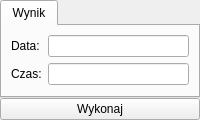
       <widget class="QWidget" name="getClockPage">
        <layout class="QGridLayout" name="gridLayout_60">
         <property name="margin">
          <number>0</number>
         </property>
         <property name="spacing">
          <number>0</number>
         </property>
         <item row="0" column="0">
          <widget class="QTabWidget" name="tabWidget_21">
           <property name="currentIndex">
            <number>0</number>
           </property>
           <widget class="QWidget" name="tab_42">
            <attribute name="title">
             <string>Wynik</string>
            </attribute>
            <layout class="QFormLayout" name="formLayout_65">
             <item row="0" column="0">
              <widget class="QLabel" name="label_397">
               <property name="text">
                <string>Data:</string>
               </property>
              </widget>
             </item>
             <item row="1" column="0">
              <widget class="QLabel" name="label_398">
               <property name="text">
                <string>Czas:</string>
               </property>
              </widget>
             </item>
             <item row="0" column="1">
              <widget class="QLineEdit" name="getClockDate">
               <property name="readOnly">
                <bool>true</bool>
               </property>
              </widget>
             </item>
             <item row="1" column="1">
              <widget class="QLineEdit" name="getClockTime">
               <property name="readOnly">
                <bool>true</bool>
               </property>
              </widget>
             </item>
            </layout>
           </widget>
          </widget>
         </item>
         <item row="1" column="0">
          <widget class="QPushButton" name="getClockButton">
           <property name="text">
            <string>Wykonaj</string>
           </property>
          </widget>
         </item>
        </layout>
       </widget>
